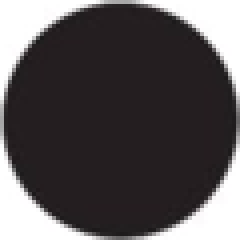
#> input picture ocr/resource/60_marker.png, 60 x 60 px, found by its file name (shown 4 times larger)
$ python Keystone_correct.py ../resource/60_marker.png
#> lines starting #> are read from the running program, lines starting #| are printed output that depends on the picture
import cv2
import numpy as np
import os
import re
from datetime import datetime
import sys

A4WIDTH_MM = 210
DocSize = (182, 269)
template = cv2.imread('./resource/60_marker.png',0)
#> template: shape (60, 60); min 24, max 255, mean 84.9
#template = cv2.imread('./Resource/100_marker.jpg',0) #style_csv作るときはこっち
marker_shape = template.shape[::-1]
#> marker_shape = (60, 60)

def resize(Image):
    resized_img = cv2.resize(Image,(737, 1089))
    return resized_img

def detect_marker(Image):
    img_gray = cv2.cvtColor(Image, cv2.COLOR_BGR2GRAY)
    res = cv2.matchTemplate(img_gray,template,cv2.TM_CCOEFF_NORMED)
    markerposarray = []
    for i in range(4):
        (minval, maxval, minloc, maxloc) = cv2.minMaxLoc(res)
        a = maxloc[0] + int(marker_shape[0]/2)
        b = maxloc[1] + int(marker_shape[1]/2)
        markerposarray.append(tuple([a,b]))
        cv2.circle(res, maxloc,30, (0.0), -1)
    return markerposarray

def sort_center_point(List):
    sumList = []
    temp = []
    result = []
    for i in range(4):
        sumList.append(sum(List[i]))
    sumList.sort()
    for sl in sumList:
        for l in List:
            if sum(l) == sl:
                temp.append(l)
    result.append(temp[0])
    result.append(temp[1])
    result.append(temp[3])
    result.append(temp[2])
    return result


def transform(image, points, dpmm):
    docpxls = (int(DocSize[0] * dpmm),int(DocSize[1]*dpmm))
    docrect = np.array([(0,0), (docpxls[0], 0), (docpxls[0], docpxls[1]), (0, docpxls[1])],'float32')
    transmat = cv2.getPerspectiveTransform(np.array(points, 'float32'), docrect)
    return cv2.warpPerspective(image, transmat, docpxls)

def correctKeyStone(image):
    center_point_list = detect_marker(image)
    center_point_list = sort_center_point(center_point_list)
    dpmm = min(image.shape[0:2]) / A4WIDTH_MM
    dst = transform(image, center_point_list, dpmm)
    dst = resize(dst)
    return dst

def main(srcPATH):
    retList = []#補正後画像へのパスの集合
    file = os.path.split(srcPATH)[0]
    storedDirectoryName = file
    image = cv2.imread(srcPATH)

    #例外処理　マーカーが認識できなかった時
    try:
        image = correctKeyStone(image)
        retList.append(os.path.join(storedDirectoryName, 'corrected.jpg'))
    except:
        print("{}, {}, Can not detect marker.".format(datetime.now().strftime("%Y%m%d-%H%M%S"), srcPATH))
        retList.append(os.path.join(storedDirectoryName, 'MarkerDetect_Error.jpg'))
        return []

    #例外処理 imageがimageじゃなかったとき
    try:
        image = cv2.cvtColor(image, cv2.COLOR_BGR2GRAY)
    except:
        print("{}, {}, Maybe It is not Image File.".format(datetime.now().strftime("%Y%m%d-%H%M%S"), srcPATH))
        return []
    # ret1,th1 = cv2.threshold(image,0,255,cv2.THRESH_OTSU)
    cv2.imwrite(retList[-1], image)
    return retList

if __name__ == '__main__':

    """
        使い方
        python Keystone_correct.py hogehoge
        hogehoge: 変換したい画像が入っているフォルダ
        戻り値
        変換された画像をプログラム起動時間をフォルダ名としたファイルに入れます．

    """
    main(sys.argv[1])
#> in main, image is the input picture: shape (60, 60, 3); mean B, G, R 85, 83.5, 87.9
#> in detect_marker, `res = cv2.matchTemplate(img_gray,template,cv2.TM_CCOEFF_NORMED)`: res = [1]
#> the loop in detect_marker, `for i in range(4):` made 4 passes
#> (minval, maxval) on passes 1 to 4: (1, 1), (0, 0), (0, 0), (0, 0)
#> after the loop in detect_marker, `for i in range(4):`: markerposarray = [(30, 30), (30, 30), (30, 30), (30, 30)]
#> after the loop in sort_center_point, `for i in range(4):`: sumList = [60, 60, 60, 60]
#> the loop in sort_center_point, `for sl in sumList:` made 4 passes
#> after the loop in sort_center_point, `for sl in sumList:`: temp = [(30, 30), (30, 30), (30, 30), (30, 30), (30, 30), (30, 30), (30, 30), (30, 30), (30, 30), (30, 30), (30, 30), (30, 30), (30, 30), (30, 30), (30, 30), (30, 30)]
#> in transform, `transmat = cv2.getPerspectiveTransform(np.array(points, 'float32'), do..`: transmat = [[-6.14e-19, -6.14e-19, -3.17e-19], [-0.707, 0.707, -2.08e-19], [-6.87e-21, -6.87e-21, 1.12e-21]]
#> in transform, `return cv2.warpPerspective(image, transmat, docpxls)`:
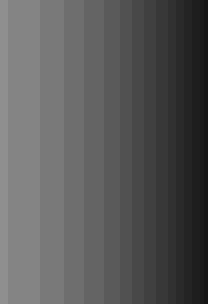
#> returned value: shape (76, 52, 3) (shown 4 times larger); min 20, max 143, mean 89.5
